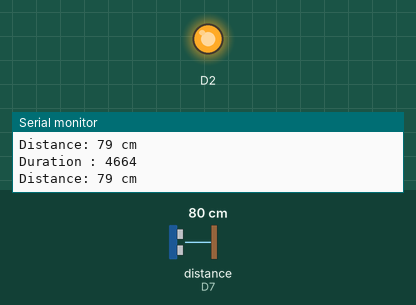
Simulated run of this program. Board: Arduino MKR. On the bench: output pins drawn as LEDs (lit = HIGH), the last lines printed to the serial monitor. Wiring (inferred from the names in the program): ultrasonic range finder: trigger D6; echo D7. The test bench sets the inputs (shaded band); at power-on: distance to the obstacle (sensor on D7) 80 cm. The echo pulse lasts 58.3 µs per cm; pins used as bus, display or sensor lines are not drawn.

Above: at 1.3 s.
1.4 s: distance to the obstacle (sensor on D7) set to 18 cm
At 2.5 s:
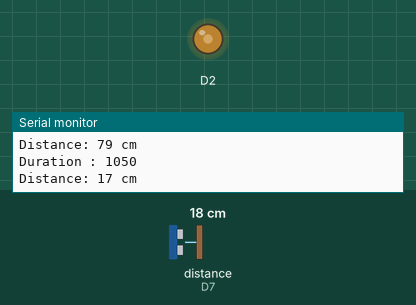
3.6 s: distance to the obstacle (sensor on D7) set to 35 cm
At 5.4 s:
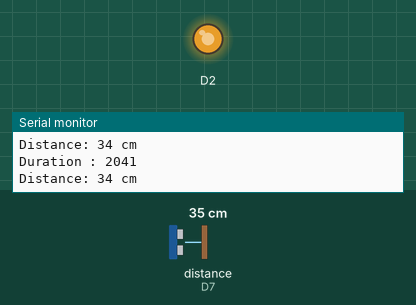
Timing chart, 0 to 6.9 s (numbered marks = the images above; inputs shaded):
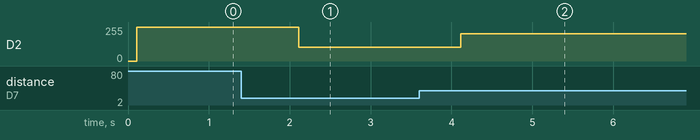

Measured:
- after the input at 1.4 s, D2: 255/255 → 105/255 after 0.71 s
- after the input at 3.6 s, D2: 105/255 → 204/255 after 0.52 s

The program:

main.cpp
```cpp
#include <Arduino.h>

// ---------------------------------------------------------------- //
// Arduino Ultrasoninc Sensor HC-SR04
// Re-writed by Arbi Abdul Jabbaar
// Using Arduino IDE 1.8.7
// Using HC-SR04 Module
// Tested on 17 September 2019
// ---------------------------------------------------------------- //

#define echoPin 7 // attach pin D2 Arduino to pin Echo of HC-SR04
#define trigPin 6 //attach pin D3 Arduino to pin Trig of HC-SR04

// defines variables
long duration; // variable for the duration of sound wave travel
int distance; // variable for the distance measurement

int getDuration()
{
  // Clears the trigPin condition
    digitalWrite(trigPin, LOW);
    delayMicroseconds(2);
    // Sets the trigPin HIGH (ACTIVE) for 10 microseconds
    digitalWrite(trigPin, HIGH);
    delayMicroseconds(10);
    digitalWrite(trigPin, LOW);
    // Reads the echoPin, returns the sound wave travel time in microseconds
    duration = pulseIn(echoPin, HIGH);
    Serial.print("Duration : ");
    Serial.println(duration);
    return duration;

}

void setup() {
  pinMode(trigPin, OUTPUT); // Sets the trigPin as an OUTPUT
  pinMode(echoPin, INPUT); // Sets the echoPin as an INPUT
  Serial.begin(9600); // // Serial Communication is starting with 9600 of baudrate speed
  Serial.println("Ultrasonic Sensor HC-SR04 Test"); // print some text in Serial Monitor
  Serial.println("with Arduino UNO R3");

  delay(100);

  // Clears the trigPin condition
  digitalWrite(trigPin, LOW);

}
void loop() {

  duration = getDuration();
  // Calculating the distance
  distance = duration * 0.034 / 2; // Speed of sound wave divided by 2 (go and back)
  // Displays the distance on the Serial Monitor
  Serial.print("Distance: ");
  Serial.print(distance);
  Serial.println(" cm");
  analogWrite(2,duration/10);
  delay(1000);
}
```
